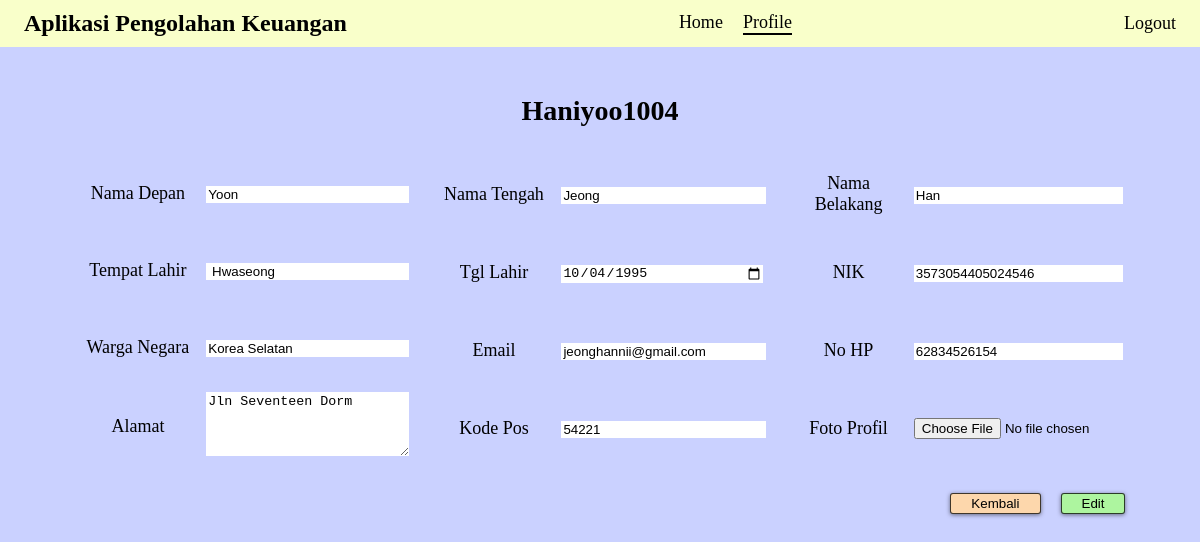
Page /edit.php?id=Haniyoo1004 on the committed database.
### tables this page shows
CREATE TABLE `user_profile` (
  `username` varchar(30) NOT NULL,
  `password` varchar(20) NOT NULL,
  `nama-depan` varchar(15) NOT NULL,
  `nama-tengah` varchar(15) NOT NULL,
  `nama-belakang` varchar(15) NOT NULL,
  `tempat-lahir` varchar(30) NOT NULL,
  `tgl-lahir` date NOT NULL,
  `nik` bigint(16) NOT NULL,
  `warga-negara` varchar(30) NOT NULL,
  `email` varchar(100) NOT NULL,
  `phone` bigint(13) NOT NULL,
  `alamat` text NOT NULL,
  `kode-pos` int(5) NOT NULL,
  `foto-profil` longblob NOT NULL
);

### edit.php (the view, shortened to what this page needs)
<?php
    include("config.php");
    if (isset($_GET['id'])) {
        $str_query = "SELECT * FROM user_profile WHERE `username` = '".$_GET['id']."'";
        $query = mysqli_query($connection, $str_query);
        $row = mysqli_fetch_array($query);
    }
?>
<!DOCTYPE html>
<html lang="en">
<head>
</head>
<body>
<header>
    <b>Aplikasi Pengolahan Keuangan</b>
        <nav>
            <?php
                echo "<a class='navText' href='home.php?id=".$_GET['id']."'>Home</a>";
                echo "<a class='navText' href='profile.php?id=".$_GET['id']."' style='border-bottom: 2px solid #000;'>Profile</a>";
            ?>
        </nav>
        <a href="logout.php">Logout</a>
    </header>
    <div class="main-container">
        <b style="font-size: 28px;"><?php echo $row['username']; ?></b><br>
        <?php echo "<form action='prosesEdit.php?id=".$_GET['id']."' method='post' enctype='multipart/form-data' onsubmit='return confirm_alert(this);'>"; ?>
            <div class="table-container">
                <table class="left-table" cellpadding="5">
                    <tr>
                        <td>Nama Depan</td>
                        <td><input type="text" name="nama-depan" pattern="[A-Za-z ]{3,15}" title="Must contain at least 3-15 letters" value="<?php echo $row['nama-depan']; ?>" required></td>
                    </tr>
                    <tr>
                        <td>Tempat Lahir</td>
                        <td><input type="text" name="tempat-lahir" value="<?php echo $row['tempat-lahir']; ?>" required></td>
                    </tr>
                    <tr>
                        <td>Warga Negara</td>
                        <td><input type="text" name="warga-negara" value="<?php echo $row['warga-negara']; ?>"required></td>
                    </tr>
                    <tr>
                        <td>Alamat</td>
                        <td><textarea name="alamat" rows="4" required><?php echo $row['alamat']; ?></textarea></td>
                    </tr>
                <table class="middle-table" cellpadding="5">
                    <tr>
                        <td>Nama Tengah</td>
                        <td><input type="text" name="nama-tengah" pattern="[A-Za-z ]{3,15}" title="Must contain at least 3-15 letters" value="<?php echo $row['nama-tengah']; ?>" required></td>
                    </tr>
                    <tr>
                        <td>Tgl Lahir</td>
                        <td><input type="date" name="tgl-lahir" min="1940-01-01" max="2015-12-31" value="<?php echo $row['tgl-lahir']; ?>" required></td>
                    </tr>
                    <tr>
                        <td>Email</td>
                        <td><input type="email" name="email" value="<?php echo $row['email']; ?>" required></td>
                    </tr>
                    <tr>
                        <td>Kode Pos</td>
                        <td><input type="text" name="kode-pos" pattern="[0-9]{5}" title="Must contain 5 digit number" value="<?php echo $row['kode-pos']; ?>" required></td>
                    </tr>
                </table>
                <table class="right-table" cellpadding="5">
                    <tr>
                        <td>Nama Belakang</td>
                        <td><input type="text" name="nama-belakang" pattern="[A-Za-z ]{3,15}" title="Must contain at least 3-15 letters" value="<?php echo $row['nama-belakang']; ?>" required></td>
                    </tr>
                    <tr>
                        <td>NIK</td>
                        <td><input type="text" name="nik" pattern="[0-9]{16}" title="Must contain 16 digit number" value="<?php echo $row['nik']; ?>" required></td>
                    </tr>
                    <tr>
                        <td>No HP</td>
                        <td><input type="tel" name="phone" pattern="^628[1-9][0-9]{6,9}$" title="Must be start with 628" value="<?php echo $row['phone']; ?>" required></td>
                    </tr>
                    <tr>
                        <td>Foto Profil</td>
                        <td><input type="file" name="foto-profil" accept=".jpg, .jpeg, .png" title="Only JPG, JPEG, and PNG files are allowed." required></td>
                    </tr>
                </table>
            </div>
            <div class="main-button">
                <?php
                    echo "<a href='profile.php?id=".$_GET['id']."'><button type='button' style='background-color: #fdd7ac;'>Kembali</button></a>";
                    echo "<button type='submit' name='submit' style='background-color: #adf59f;'>Edit</button>";
                ?>
            </div>
        </form>
    </div>
</body>
</html>

### edit.php (style rules this page uses)
body { background-color: #cad1ff; margin: 0; box-sizing: border-box; font-size: 24px; text-align: center; }
header { display: flex; justify-content: space-between; align-items: center; background-color: #f9ffca; padding: 10px 2%; margin-bottom: 4%; }
a { text-decoration: none; color: #000; font-size: 18px; }
nav { display: flex; gap: 20px; }
.main-container { display: flex; flex-direction: column; align-items: center; }
.table-container { display: flex; justify-content: center; gap: 20px; }
tr { height: 75px; font-size: 18px; }
table { width: 100%; }
input, textarea { border: none; width: 100%; }
.main-button { display: flex; gap: 20px; justify-content: right; }
button { margin-top: 25px; padding: 2px 20px; cursor: pointer; box-shadow: 0px 1px 4px rgba(0, 0, 0, 0.5); border: 1px solid rgba(0, 0, 0, 0.75); border-radius: 3px; }

### rows in the picture
user_profile: username "Haniyoo1004", nama-depan "Yoon", tempat-lahir "Hwaseong", warga-negara "Korea Selatan", alamat "Jln Seventeen Dorm", nama-tengah "Jeong", tgl-lahir "10/04/1995", email "jeonghannii@gmail.com", kode-pos "54221", nama-belakang "Han", nik "3573054405024546", phone "62834526154"
